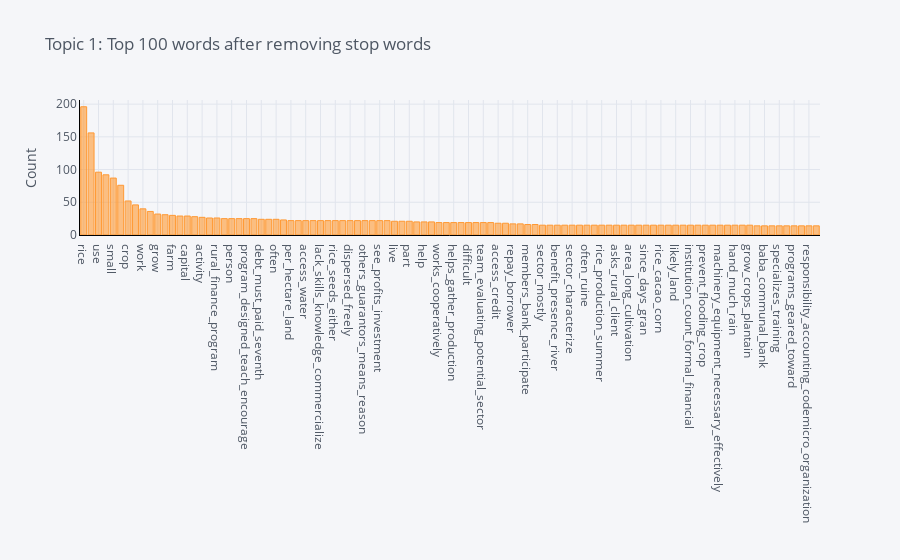

This figure's notebook cell:
### Code cell
plot_model(lda, plot = 'frequency', topic_num = 'Topic 1')

### Figure 1 — Plotly figure (JSON) as saved in the notebook; plotly's stock layout.template omitted (floating-point values rounded to 4 significant figures)
{"data": [{"marker": {"color": "rgba(255, 153, 51, 0.6)", "line": {"color": "rgba(255, 153, 51, 1.0)", "width": 1}}, "name": "count", "orientation": "v", "text": "", "type": "bar", "x": ["rice", "farmer", "use", "area", "small", "sector", "crop", "member", "work", "land", "grow", "service", "farm", "order", "capital", "centro_agricola_de", "activity", "group", "rural_finance_program", "group_cannot_fully", "person", "capital_reserved_future_investment", "program_designed_teach_encourage", "first_months_r", "debt_must_paid_seventh", "economy", "often", "pay", "per_hectare_land", "process_known_boleo_spanish", "access_water", "known_paddy_field", "lack_skills_knowledge_commercialize", "final_month", "rice_seeds_either", "farmers_rent_machinery", "dispersed_freely", "rice_water_intensive", "others_guarantors_means_reason", "believes_imperative_communitie", "see_profits_investment", "water", "live", "hope", "part", "first_must_prepare", "help", "lands_removing_weeds_plowe", "works_cooperatively", "part_association", "helps_gather_production", "entrepreneur", "difficult", "rural", "team_evaluating_potential_sector", "often_forgotten_micro_finance", "access_credit", "micro", "repay_borrower", "association", "members_bank_participate", "allow", "sector_mostly", "capital_towards_rente", "benefit_presence_river", "baba_productive", "sector_characterize", "sector_lands_yield", "often_ruine", "baba_baba_organize", "rice_production_summer", "types_crops_include", "asks_rural_client", "used_soil_seeds_fertilizer", "area_long_cultivation", "work_prepare_field", "since_days_gran", "food_commonly", "rice_cacao_corn", "high", "likely_land", "part_livestock", "institution_count_formal_financial", "informal_farms_rice", "prevent_flooding_crop", "prices_crops_risks_largest", "machinery_equipment_necessary_effectively", "production_turned_main_economic", "hand_much_rain", "provide", "grow_crops_plantain", "production", "baba_communal_bank", "centro_agricola_received_special", "specializes_training", "training", "programs_geared_toward", "instruction_financial", "responsibility_accounting_codemicro_organization", "baba_association_responsible"], "y": [196, 156, 96, 92, 87, 76, 52, 46, 40, 36, 32, 31, 30, 29, 29, 28, 27, 26, 26, 25, 25, 25, 25, 25, 24, 24, 24, 23, 22, 22, 22, 22, 22, 22, 22, 22, 22, 22, 22, 22, 22, 22, 21, 21, 21, 20, 20, 20, 19, 19, 19, 19, 19, 19, 19, 19, 18, 18, 17, 17, 16, 16, 15, 15, 15, 15, 15, 15, 15, 15, 15, 15, 15, 15, 15, 15, 15, 15, 15, 15, 15, 15, 15, 15, 15, 15, 15, 15, 15, 15, 15, 14, 14, 14, 14, 14, 14, 14, 14, 14]}], "layout": {"legend": {"bgcolor": "#F5F6F9", "font": {"color": "#4D5663"}}, "paper_bgcolor": "#F5F6F9", "plot_bgcolor": "#F5F6F9", "title": {"font": {"color": "#4D5663"}, "text": "Topic 1: Top 100 words after removing stop words"}, "xaxis": {"gridcolor": "#E1E5ED", "linecolor": "black", "showgrid": true, "tickfont": {"color": "#4D5663"}, "title": {"font": {"color": "#4D5663"}, "text": ""}, "zerolinecolor": "#E1E5ED", "type": "category", "range": [-0.5, 99.5], "autorange": true}, "yaxis": {"gridcolor": "#E1E5ED", "linecolor": "black", "showgrid": true, "tickfont": {"color": "#4D5663"}, "title": {"font": {"color": "#4D5663"}, "text": "Count"}, "zerolinecolor": "#E1E5ED", "type": "linear", "range": [0, 206.3], "autorange": true}, "autosize": true}}
